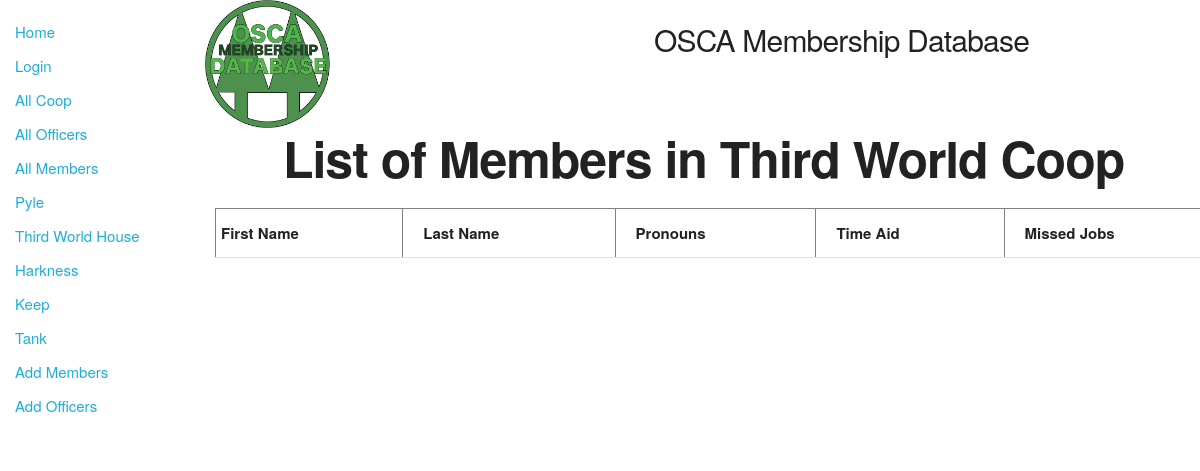
The page /catalog/twcmenu/twcmembers on the database as committed earlier.
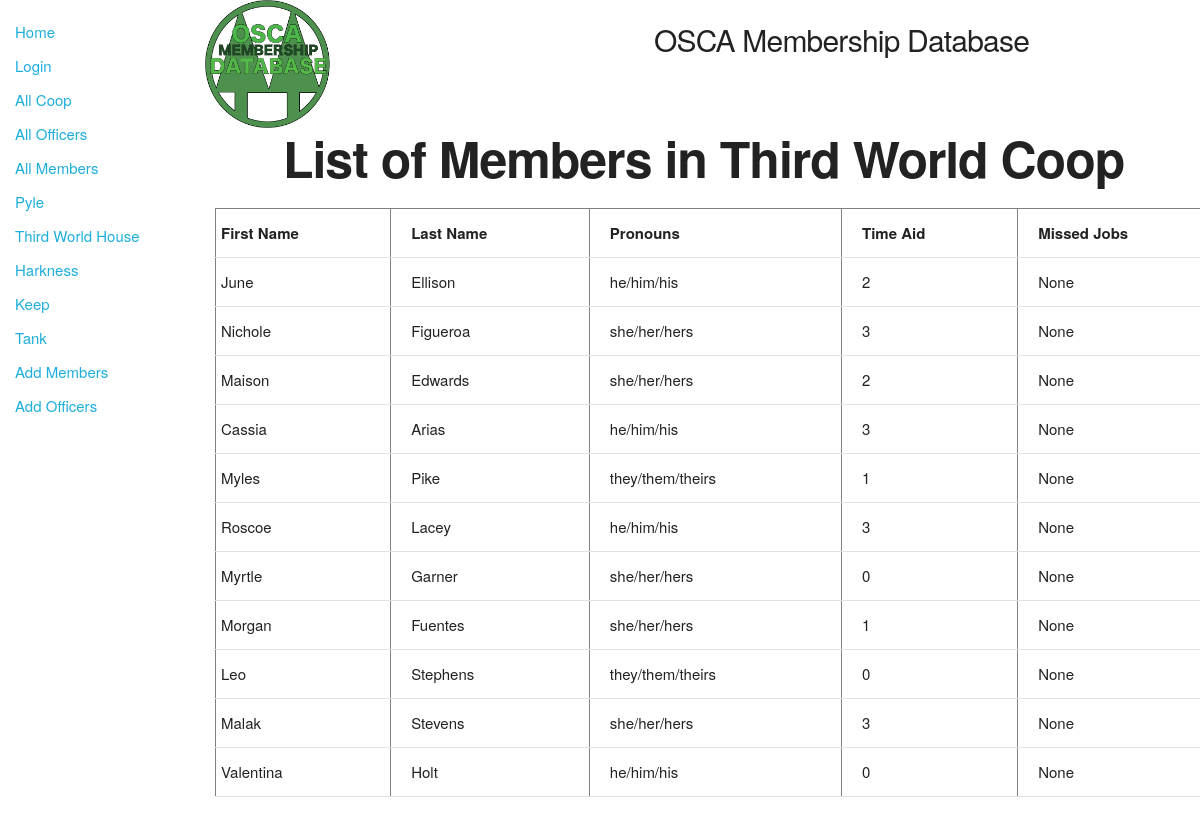
The same page on the database as committed later.
### catalog/models.py (models this page shows, shortened)
class Member(models.Model):
    id = models.AutoField(primary_key=True)
    first_name = models.CharField(max_length=30)
    last_name = models.CharField(max_length=50)
    preferred_name = models.CharField(max_length=100, null=True, blank = True)
    tnumber = models.IntegerField()
    coop = models.ForeignKey('Coop', on_delete=models.SET_NULL, null=True)
    email = models.EmailField(null = True, blank = True)
    pronouns = models.CharField(max_length=20)
    time_aid = models.IntegerField()
    missed_jobes = models.IntegerField(null = True, blank = True)

### catalog/views.py (the view)
# urls.py: path('twcmenu/twcmembers',views.membersthirdworld,name=';twc-members;'),
def membersthirdworld(request):
    thirdworldm= Member.objects.select_related("coop").filter(coop_id__exact=THIRDWORLD)
    context={
        'thirdworldm': thirdworldm
    }
    return render(request,'membersthirdworld.html',context=context)

### catalog/templates/membersthirdworld.html (shortened to what this page needs)
{% extends "base_generic.html" %}
{% block content %}
<div class="row">
    <div class="two columns">
      {% load static %}
      <img src="{% static 'images/twinpines.png' %}" width="128" height="128" alt="Our Logo">
    </div>
    <div class="five columns" style="margin-top:2%">
      <h4>OSCA Membership Database</h4>
    </div>
  </div>
  <h1 style="padding-left: 7%; font-weight: bold">List of Members in Third World Coop</h1>
    <table border="1" width="1000">
        <tr>
            <td><div class="title">First Name</div></td>
            <td><div class="title">Last Name</div></td>
            <td><div class="title">Pronouns</div></td>
            <td><div class="title">Time Aid</div></td>
            <td><div class="title">Missed Jobs</div></td>
        </tr>
        {% for members in thirdworldm %}
        <tr>
            <td><div class="columns" >{{ members.first_name}}</div></td>
            <td><div class="columns" >{{ members.last_name}}</div></td>
            <td><div class="columns" >{{ members.pronouns}}</div></td>
            <td><div class="columns" >{{ members.time_aid}}</div></td>
            <td><div class="columns" >{{ members.missed_jobes}}</div></td>
        </tr>
        {% endfor %}
    </table>
{% endblock %}

Rows that differ between the two databases and show on the page:
now on this page (row edited): Member: first_name "June", last_name "Ellison", pronouns "he/him/his", time_aid "2", missed_jobes "None"
now on this page (row edited): Member: first_name "Nichole", last_name "Figueroa", pronouns "she/her/hers", time_aid "3", missed_jobes "None"
now on this page (row edited): Member: first_name "Maison", last_name "Edwards", pronouns "she/her/hers", time_aid "2", missed_jobes "None"
now on this page (row edited): Member: first_name "Cassia", last_name "Arias", pronouns "he/him/his", time_aid "3", missed_jobes "None"
now on this page (row edited): Member: first_name "Myles", last_name "Pike", pronouns "they/them/theirs", time_aid "1", missed_jobes "None"
now on this page (row edited): Member: first_name "Roscoe", last_name "Lacey", pronouns "he/him/his", time_aid "3", missed_jobes "None"
now on this page (row edited): Member: first_name "Myrtle", last_name "Garner", pronouns "she/her/hers", time_aid "0", missed_jobes "None"
now on this page (row edited): Member: first_name "Morgan", last_name "Fuentes", pronouns "she/her/hers", time_aid "1", missed_jobes "None"
now on this page (row edited): Member: first_name "Leo", last_name "Stephens", pronouns "they/them/theirs", time_aid "0", missed_jobes "None"
now on this page (row edited): Member: first_name "Malak", last_name "Stevens", pronouns "she/her/hers", time_aid "3", missed_jobes "None"
now on this page (row edited): Member: first_name "Valentina", last_name "Holt", pronouns "he/him/his", time_aid "0", missed_jobes "None"
